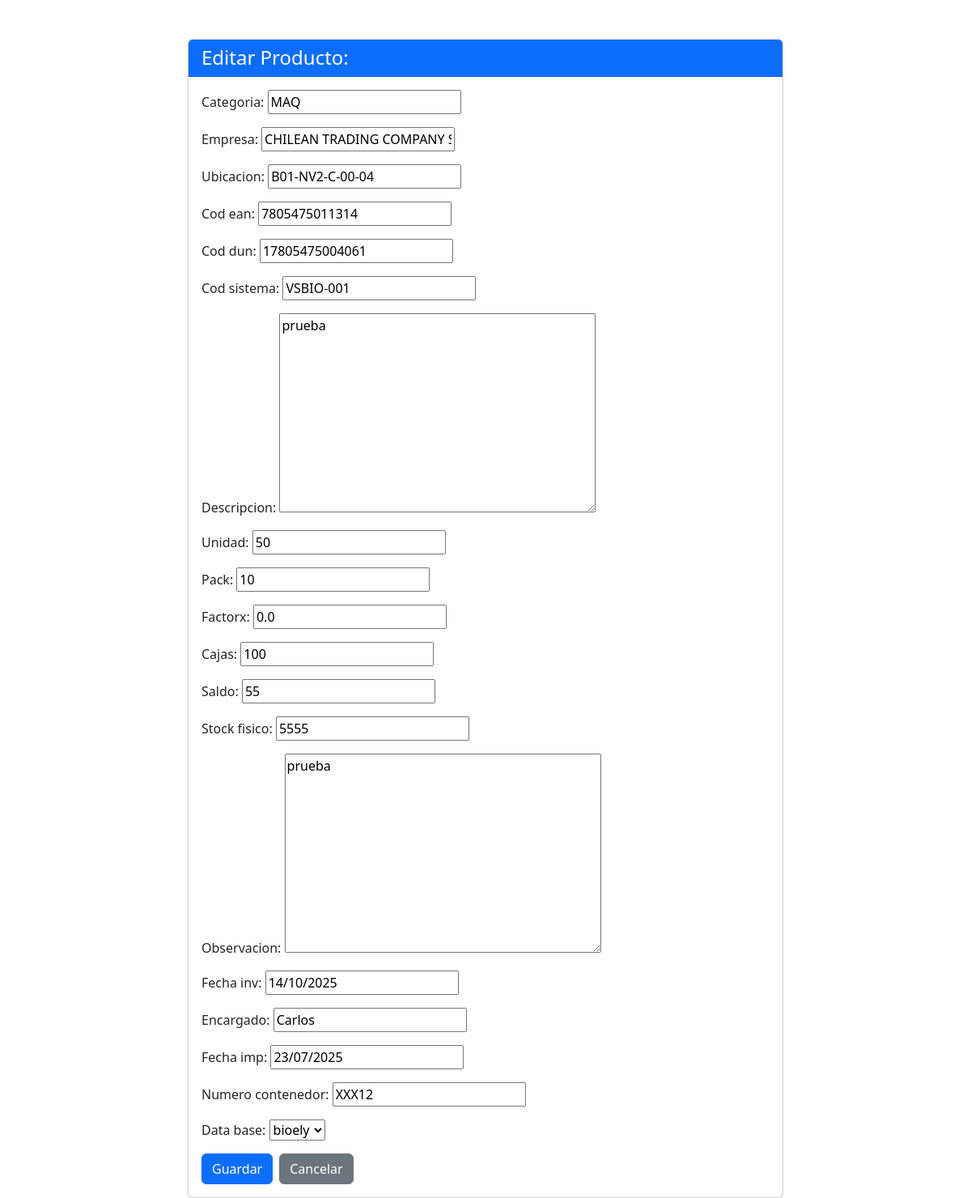
The page /productos/editar/8/ on the database as committed earlier.
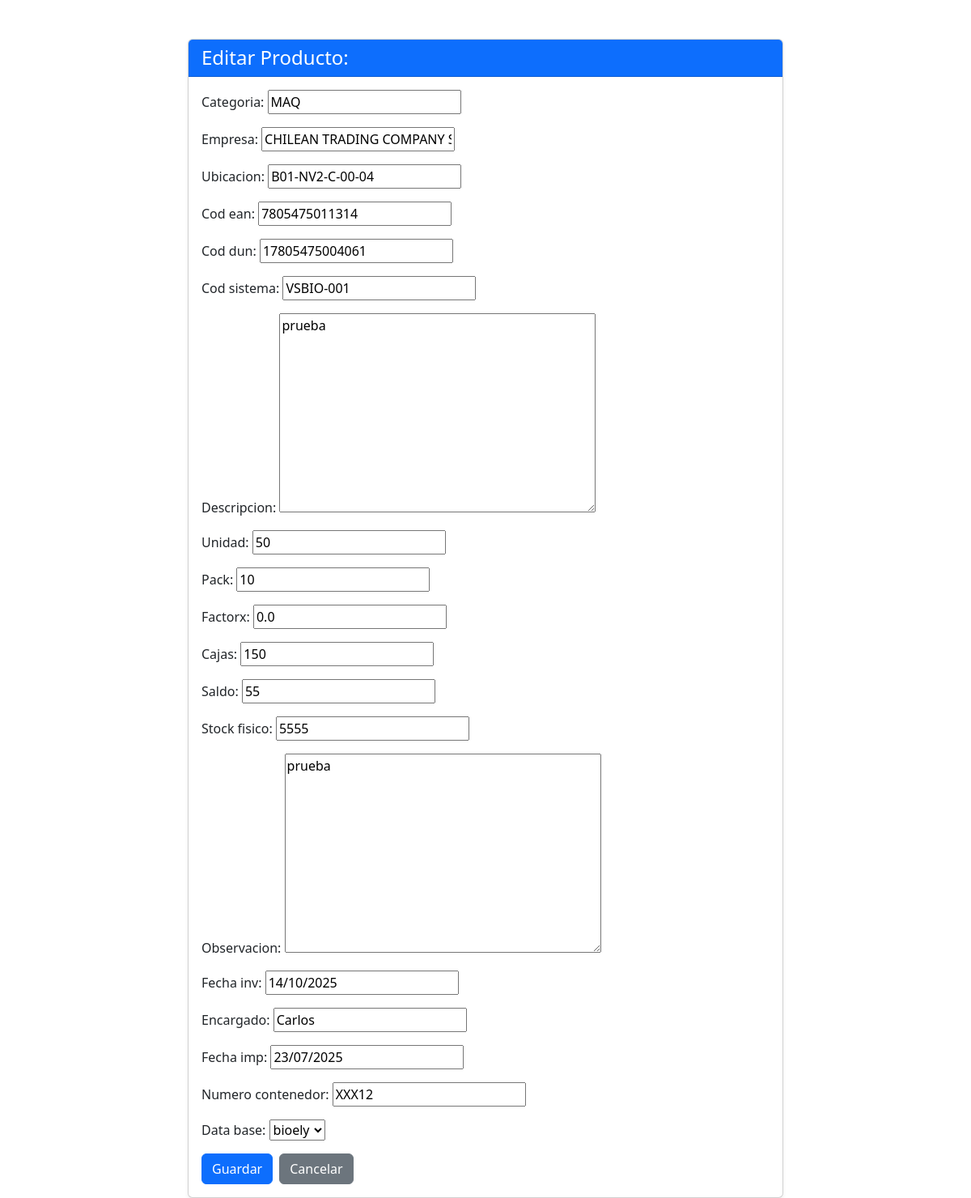
The same page on the database as committed later.
### productos/models.py (models this page shows, shortened)
class Producto(models.Model):
    categoria = models.CharField(max_length=100)
    empresa = models.CharField(max_length=100)
    ubicacion = models.CharField(max_length=100)
    cod_ean = models.CharField(max_length=50)
    cod_dun = models.CharField(max_length=50)
    cod_sistema = models.CharField(max_length=50)
    descripcion = models.TextField(max_length=350)
    unidad = models.CharField(max_length=20)
    pack = models.IntegerField()
    factorx = models.FloatField()
    cajas = models.IntegerField()
    saldo = models.IntegerField()
    stock_fisico = models.IntegerField()
    observacion = models.TextField(max_length=350,blank=True, null=True)
    fecha_inv = models.DateField()
    encargado = models.CharField(max_length=100)
    fecha_imp = models.DateField(blank=True, null=True)
    numero_contenedor = models.CharField(max_length=100, blank=True, null=True)
    Data_base =models.ForeignKey(Categoria, on_delete=models.CASCADE)

class Categoria(models.Model):
    categoria = models.CharField(max_length=100)
    def __str__(self):
        return self.categoria

### productos/views.py (the view)
# urls.py: path('editar/<int:id>/', views.editar_producto, name='editar_producto'),
def editar_producto(request, id):
    producto = Producto.objects.get(id=id)
    if request.method == 'POST':
        form = ProductoForm(request.POST, instance=producto)
        if form.is_valid():
            form.save()
            return redirect('productos:index')  # Cambia a la URL correcta
    else:
        form = ProductoForm(instance=producto)
    return render(request, 'editar.html', {'form': form})

### productos/forms.py
class ProductoForm(ModelForm):
    class Meta:
        model = models.Producto
        fields ='__all__' #Incluye todos los campos del modelo

### productos/templates/editar.html (shortened to what this page needs)
<!DOCTYPE html>
<html lang="es">
<head>
    <link href="https://cdn.jsdelivr.net/npm/bootstrap@5.3.3/dist/css/bootstrap.min.css" rel="stylesheet">
</head>
<body>
    <div class="container mt-5">
        <div class="row justify-content-center">
            <div class="col-md-8">
                <div class="card shadow-sm">
                    <div class="card-header bg-primary text-white">
                        <h1 class="h4 mb-0">Editar Producto: {{ producto.nombre }}</h1>
                    </div>
                    <div class="card-body">
                        <form method="post">
                            <div class="mb-3">
                                {{ form.as_p }}
                            </div>
                            <div class="d-flex gap-2">
                                <button type="submit" class="btn btn-primary">Guardar</button>
                                <a href="{% url 'productos:index' %}" class="btn btn-secondary">Cancelar</a>
                            </div>
                        </form>
                    </div>
                </div>
            </div>
        </div>
    </div>
</body>
</html>

Rows that differ between the two databases and show on the page:
changed Producto "CHILEAN TRADING COMPANY SA": cajas "100" → "150"
